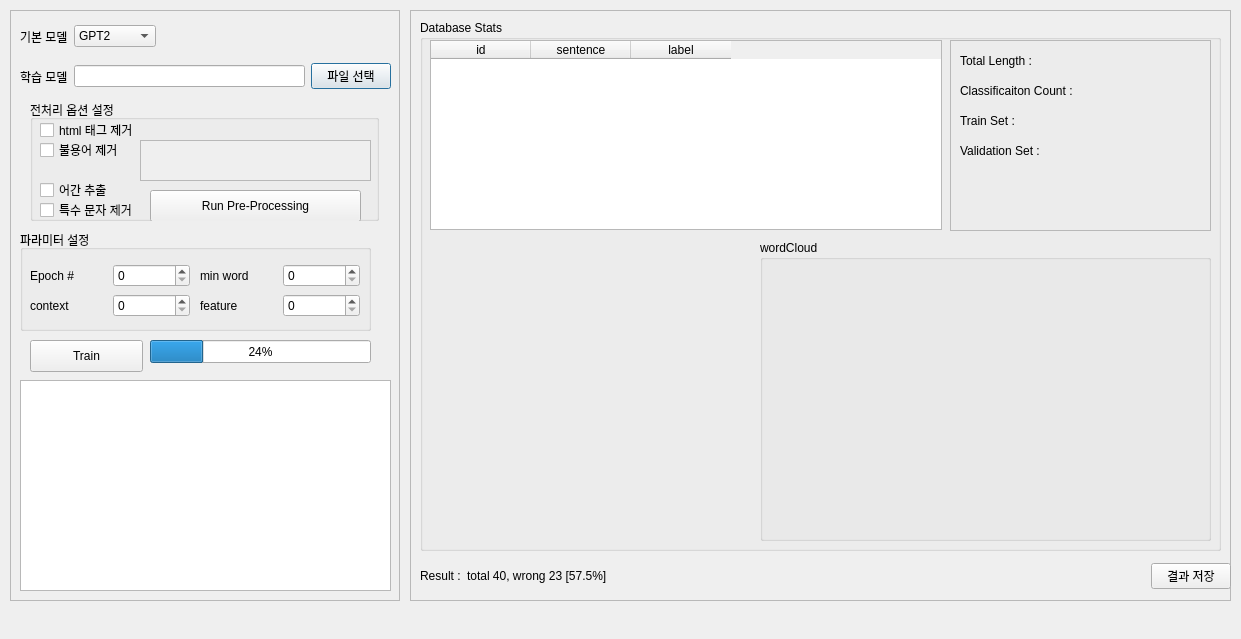
<?xml version="1.0" encoding="UTF-8"?>
<ui version="4.0">
 <class>DrsongTextClassification</class>
 <widget class="QDialog" name="DrsongTextClassification">
  <property name="geometry">
   <rect>
    <x>0</x>
    <y>0</y>
    <width>1241</width>
    <height>639</height>
   </rect>
  </property>
  <property name="windowTitle">
   <string>Dialog</string>
  </property>
  <widget class="QFrame" name="frame">
   <property name="geometry">
    <rect>
     <x>10</x>
     <y>10</y>
     <width>390</width>
     <height>591</height>
    </rect>
   </property>
   <property name="frameShape">
    <enum>QFrame::StyledPanel</enum>
   </property>
   <property name="frameShadow">
    <enum>QFrame::Raised</enum>
   </property>
   <widget class="QWidget" name="horizontalLayoutWidget">
    <property name="geometry">
     <rect>
      <x>10</x>
      <y>10</y>
      <width>371</width>
      <height>33</height>
     </rect>
    </property>
    <layout class="QHBoxLayout" name="horizontalLayout">
     <item>
      <widget class="QLabel" name="label">
       <property name="text">
        <string>기본 모델</string>
       </property>
      </widget>
     </item>
     <item>
      <widget class="QComboBox" name="comboBox">
       <item>
        <property name="text">
         <string>GPT2</string>
        </property>
       </item>
       <item>
        <property name="text">
         <string>GPT3</string>
        </property>
       </item>
       <item>
        <property name="text">
         <string>KorBERT</string>
        </property>
       </item>
      </widget>
     </item>
     <item>
      <spacer name="horizontalSpacer">
       <property name="orientation">
        <enum>Qt::Horizontal</enum>
       </property>
       <property name="sizeHint" stdset="0">
        <size>
         <width>40</width>
         <height>20</height>
        </size>
       </property>
      </spacer>
     </item>
    </layout>
   </widget>
   <widget class="QWidget" name="horizontalLayoutWidget_2">
    <property name="geometry">
     <rect>
      <x>10</x>
      <y>50</y>
      <width>371</width>
      <height>33</height>
     </rect>
    </property>
    <layout class="QHBoxLayout" name="horizontalLayout_2">
     <item>
      <widget class="QLabel" name="label_2">
       <property name="text">
        <string>학습 모델</string>
       </property>
      </widget>
     </item>
     <item>
      <widget class="QLineEdit" name="train_data_lineEdit"/>
     </item>
     <item>
      <widget class="QPushButton" name="train_data">
       <property name="text">
        <string>파일 선택</string>
       </property>
      </widget>
     </item>
    </layout>
   </widget>
   <widget class="QGroupBox" name="preprocess_group">
    <property name="geometry">
     <rect>
      <x>20</x>
      <y>90</y>
      <width>349</width>
      <height>121</height>
     </rect>
    </property>
    <property name="title">
     <string>전처리 옵션 설정</string>
    </property>
    <widget class="QCheckBox" name="groupBox_rad1">
     <property name="geometry">
      <rect>
       <x>10</x>
       <y>20</y>
       <width>111</width>
       <height>20</height>
      </rect>
     </property>
     <property name="text">
      <string>html 태그 제거</string>
     </property>
    </widget>
    <widget class="QCheckBox" name="groupBox_rad2">
     <property name="geometry">
      <rect>
       <x>10</x>
       <y>40</y>
       <width>91</width>
       <height>20</height>
      </rect>
     </property>
     <property name="text">
      <string>불용어 제거</string>
     </property>
    </widget>
    <widget class="QCheckBox" name="groupBox_rad3">
     <property name="geometry">
      <rect>
       <x>10</x>
       <y>100</y>
       <width>111</width>
       <height>20</height>
      </rect>
     </property>
     <property name="text">
      <string>특수 문자 제거</string>
     </property>
    </widget>
    <widget class="QCheckBox" name="groupBox_rad4">
     <property name="geometry">
      <rect>
       <x>10</x>
       <y>80</y>
       <width>87</width>
       <height>20</height>
      </rect>
     </property>
     <property name="text">
      <string>어간 추출</string>
     </property>
    </widget>
    <widget class="QPushButton" name="prepro_applyButton">
     <property name="geometry">
      <rect>
       <x>120</x>
       <y>90</y>
       <width>211</width>
       <height>32</height>
      </rect>
     </property>
     <property name="text">
      <string>Run Pre-Processing</string>
     </property>
    </widget>
    <widget class="QPlainTextEdit" name="stopword_plainTextEdit">
     <property name="enabled">
      <bool>false</bool>
     </property>
     <property name="geometry">
      <rect>
       <x>110</x>
       <y>40</y>
       <width>231</width>
       <height>41</height>
      </rect>
     </property>
    </widget>
   </widget>
   <widget class="QGroupBox" name="parmeter_group">
    <property name="geometry">
     <rect>
      <x>10</x>
      <y>220</y>
      <width>351</width>
      <height>101</height>
     </rect>
    </property>
    <property name="title">
     <string>파라미터 설정</string>
    </property>
    <widget class="QWidget" name="horizontalLayoutWidget_3">
     <property name="geometry">
      <rect>
       <x>10</x>
       <y>30</y>
       <width>160</width>
       <height>31</height>
      </rect>
     </property>
     <layout class="QHBoxLayout" name="horizontalLayout_3">
      <item>
       <widget class="QLabel" name="label_3">
        <property name="text">
         <string>Epoch #</string>
        </property>
       </widget>
      </item>
      <item>
       <widget class="QSpinBox" name="spinBox"/>
      </item>
     </layout>
    </widget>
    <widget class="QWidget" name="horizontalLayoutWidget_4">
     <property name="geometry">
      <rect>
       <x>10</x>
       <y>60</y>
       <width>160</width>
       <height>31</height>
      </rect>
     </property>
     <layout class="QHBoxLayout" name="horizontalLayout_4">
      <item>
       <widget class="QLabel" name="label_4">
        <property name="text">
         <string>context</string>
        </property>
       </widget>
      </item>
      <item>
       <widget class="QSpinBox" name="spinBox_2">
        <property name="maximum">
         <number>1000</number>
        </property>
       </widget>
      </item>
     </layout>
    </widget>
    <widget class="QWidget" name="horizontalLayoutWidget_5">
     <property name="geometry">
      <rect>
       <x>180</x>
       <y>30</y>
       <width>160</width>
       <height>31</height>
      </rect>
     </property>
     <layout class="QHBoxLayout" name="horizontalLayout_5">
      <item>
       <widget class="QLabel" name="label_5">
        <property name="text">
         <string>min word</string>
        </property>
       </widget>
      </item>
      <item>
       <widget class="QSpinBox" name="spinBox_3">
        <property name="maximum">
         <number>1000</number>
        </property>
       </widget>
      </item>
     </layout>
    </widget>
    <widget class="QWidget" name="horizontalLayoutWidget_6">
     <property name="geometry">
      <rect>
       <x>180</x>
       <y>60</y>
       <width>160</width>
       <height>31</height>
      </rect>
     </property>
     <layout class="QHBoxLayout" name="horizontalLayout_6">
      <item>
       <widget class="QLabel" name="label_6">
        <property name="text">
         <string>feature</string>
        </property>
       </widget>
      </item>
      <item>
       <widget class="QSpinBox" name="spinBox_4">
        <property name="maximum">
         <number>1000</number>
        </property>
       </widget>
      </item>
     </layout>
    </widget>
   </widget>
   <widget class="QTextEdit" name="log_textEdit">
    <property name="geometry">
     <rect>
      <x>10</x>
      <y>370</y>
      <width>371</width>
      <height>211</height>
     </rect>
    </property>
   </widget>
   <widget class="QPushButton" name="train_start_Button">
    <property name="geometry">
     <rect>
      <x>20</x>
      <y>330</y>
      <width>113</width>
      <height>32</height>
     </rect>
    </property>
    <property name="text">
     <string>Train</string>
    </property>
   </widget>
   <widget class="QProgressBar" name="progressBar">
    <property name="geometry">
     <rect>
      <x>140</x>
      <y>330</y>
      <width>221</width>
      <height>23</height>
     </rect>
    </property>
    <property name="value">
     <number>24</number>
    </property>
   </widget>
  </widget>
  <widget class="QFrame" name="frame_2">
   <property name="geometry">
    <rect>
     <x>410</x>
     <y>10</y>
     <width>821</width>
     <height>591</height>
    </rect>
   </property>
   <property name="frameShape">
    <enum>QFrame::StyledPanel</enum>
   </property>
   <property name="frameShadow">
    <enum>QFrame::Raised</enum>
   </property>
   <widget class="QWidget" name="horizontalLayoutWidget_8">
    <property name="geometry">
     <rect>
      <x>10</x>
      <y>550</y>
      <width>811</width>
      <height>32</height>
     </rect>
    </property>
    <layout class="QHBoxLayout" name="horizontalLayout_9">
     <item>
      <widget class="QLabel" name="label_7">
       <property name="text">
        <string>Result :</string>
       </property>
      </widget>
     </item>
     <item>
      <widget class="QLabel" name="result_Label">
       <property name="text">
        <string>total 40, wrong 23 [57.5%]</string>
       </property>
      </widget>
     </item>
     <item>
      <spacer name="horizontalSpacer_2">
       <property name="orientation">
        <enum>Qt::Horizontal</enum>
       </property>
       <property name="sizeHint" stdset="0">
        <size>
         <width>40</width>
         <height>20</height>
        </size>
       </property>
      </spacer>
     </item>
     <item>
      <widget class="QPushButton" name="pushButton_2">
       <property name="text">
        <string>결과 저장</string>
       </property>
      </widget>
     </item>
    </layout>
   </widget>
   <widget class="QGroupBox" name="groupBox">
    <property name="geometry">
     <rect>
      <x>10</x>
      <y>10</y>
      <width>801</width>
      <height>531</height>
     </rect>
    </property>
    <property name="title">
     <string>Database Stats</string>
    </property>
    <widget class="QTableWidget" name="tableWidget">
     <property name="enabled">
      <bool>true</bool>
     </property>
     <property name="geometry">
      <rect>
       <x>10</x>
       <y>20</y>
       <width>512</width>
       <height>190</height>
      </rect>
     </property>
     <property name="mouseTracking">
      <bool>false</bool>
     </property>
     <column>
      <property name="text">
       <string>id</string>
      </property>
     </column>
     <column>
      <property name="text">
       <string>sentence</string>
      </property>
     </column>
     <column>
      <property name="text">
       <string>label</string>
      </property>
     </column>
    </widget>
    <widget class="QFrame" name="frame_3">
     <property name="geometry">
      <rect>
       <x>530</x>
       <y>20</y>
       <width>261</width>
       <height>191</height>
      </rect>
     </property>
     <property name="frameShape">
      <enum>QFrame::StyledPanel</enum>
     </property>
     <property name="frameShadow">
      <enum>QFrame::Raised</enum>
     </property>
     <widget class="QWidget" name="horizontalLayoutWidget_7">
      <property name="geometry">
       <rect>
        <x>10</x>
        <y>10</y>
        <width>241</width>
        <height>22</height>
       </rect>
      </property>
      <layout class="QHBoxLayout" name="horizontalLayout_7">
       <item>
        <widget class="QLabel" name="label_8">
         <property name="text">
          <string>Total Length :</string>
         </property>
        </widget>
       </item>
       <item>
        <spacer name="horizontalSpacer_3">
         <property name="orientation">
          <enum>Qt::Horizontal</enum>
         </property>
         <property name="sizeHint" stdset="0">
          <size>
           <width>40</width>
           <height>20</height>
          </size>
         </property>
        </spacer>
       </item>
       <item>
        <widget class="QLabel" name="totalCount_Label">
         <property name="text">
          <string/>
         </property>
        </widget>
       </item>
      </layout>
     </widget>
     <widget class="QWidget" name="horizontalLayoutWidget_9">
      <property name="geometry">
       <rect>
        <x>10</x>
        <y>40</y>
        <width>241</width>
        <height>22</height>
       </rect>
      </property>
      <layout class="QHBoxLayout" name="horizontalLayout_8">
       <item>
        <widget class="QLabel" name="label_9">
         <property name="text">
          <string>Classificaiton Count :</string>
         </property>
        </widget>
       </item>
       <item>
        <spacer name="horizontalSpacer_4">
         <property name="orientation">
          <enum>Qt::Horizontal</enum>
         </property>
         <property name="sizeHint" stdset="0">
          <size>
           <width>40</width>
           <height>20</height>
          </size>
         </property>
        </spacer>
       </item>
       <item>
        <widget class="QLabel" name="labelCount_Label">
         <property name="text">
          <string/>
         </property>
        </widget>
       </item>
      </layout>
     </widget>
     <widget class="QWidget" name="horizontalLayoutWidget_10">
      <property name="geometry">
       <rect>
        <x>10</x>
        <y>70</y>
        <width>241</width>
        <height>22</height>
       </rect>
      </property>
      <layout class="QHBoxLayout" name="horizontalLayout_10">
       <item>
        <widget class="QLabel" name="label_10">
         <property name="text">
          <string>Train Set : </string>
         </property>
        </widget>
       </item>
       <item>
        <spacer name="horizontalSpacer_5">
         <property name="orientation">
          <enum>Qt::Horizontal</enum>
         </property>
         <property name="sizeHint" stdset="0">
          <size>
           <width>40</width>
           <height>20</height>
          </size>
         </property>
        </spacer>
       </item>
       <item>
        <widget class="QLabel" name="trainSet_Label">
         <property name="text">
          <string/>
         </property>
        </widget>
       </item>
      </layout>
     </widget>
     <widget class="QWidget" name="horizontalLayoutWidget_11">
      <property name="geometry">
       <rect>
        <x>10</x>
        <y>100</y>
        <width>241</width>
        <height>22</height>
       </rect>
      </property>
      <layout class="QHBoxLayout" name="horizontalLayout_11">
       <item>
        <widget class="QLabel" name="label_11">
         <property name="text">
          <string>Validation Set : </string>
         </property>
        </widget>
       </item>
       <item>
        <spacer name="horizontalSpacer_6">
         <property name="orientation">
          <enum>Qt::Horizontal</enum>
         </property>
         <property name="sizeHint" stdset="0">
          <size>
           <width>40</width>
           <height>20</height>
          </size>
         </property>
        </spacer>
       </item>
       <item>
        <widget class="QLabel" name="validSet_Label">
         <property name="text">
          <string/>
         </property>
        </widget>
       </item>
      </layout>
     </widget>
    </widget>
    <widget class="QGroupBox" name="groupBox_2">
     <property name="geometry">
      <rect>
       <x>340</x>
       <y>220</y>
       <width>451</width>
       <height>301</height>
      </rect>
     </property>
     <property name="title">
      <string>wordCloud</string>
     </property>
     <property name="flat">
      <bool>false</bool>
     </property>
     <property name="checkable">
      <bool>false</bool>
     </property>
     <widget class="QLabel" name="wordCloud_label">
      <property name="geometry">
       <rect>
        <x>10</x>
        <y>30</y>
        <width>431</width>
        <height>251</height>
       </rect>
      </property>
      <property name="text">
       <string/>
      </property>
     </widget>
    </widget>
    <widget class="QLabel" name="wordCloud_label_2">
     <property name="geometry">
      <rect>
       <x>10</x>
       <y>210</y>
       <width>331</width>
       <height>191</height>
      </rect>
     </property>
     <property name="text">
      <string/>
     </property>
    </widget>
    <widget class="PlotWidget" name="graphWidget" native="true">
     <property name="geometry">
      <rect>
       <x>0</x>
       <y>410</y>
       <width>161</width>
       <height>101</height>
      </rect>
     </property>
    </widget>
    <widget class="PlotWidget" name="graphWidget_2" native="true">
     <property name="geometry">
      <rect>
       <x>160</x>
       <y>410</y>
       <width>161</width>
       <height>101</height>
      </rect>
     </property>
    </widget>
   </widget>
  </widget>
 </widget>
 <customwidgets>
  <customwidget>
   <class>PlotWidget</class>
   <extends>QWidget</extends>
   <header>pyqtgraph</header>
   <container>1</container>
  </customwidget>
 </customwidgets>
 <resources/>
 <connections/>
</ui>
